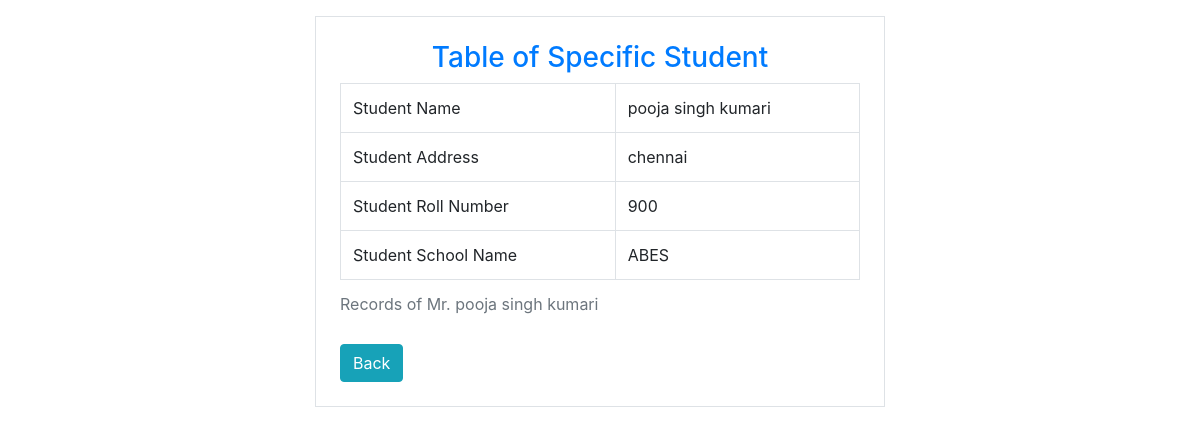
The app's page /stu/11 with its own data.
### poll/models.py (models this page shows)
class StudentModel(models.Model):
    name = models.CharField(max_length=20)
    address = models.CharField(max_length=20)
    roll = models.IntegerField()
    school_Name = models.CharField(max_length=20)

### poll/views.py (the view)
# urls.py: path('stu/<int:id>', views.get_student, name="student-data"),
def get_student(request, id):
    try:
        dt = StudentModel.objects.get(pk = id)
    except StudentModel.DoesNotExist as err:
        a = """<a href="/">Home</a>"""
        return HttpResponse(f"{err} <br> <br> Back to {a}")
    return render(request, 'student.html', {'stu' : dt})

### poll/templates/student.html (shortened to what this page needs)
<!DOCTYPE html>
<html lang="en">
<head>
    <link rel="stylesheet" href="https://cdn.jsdelivr.net/npm/bootstrap@4.0.0/dist/css/bootstrap.min.css">
</head>
<body>
    <div class="container">
        <div class="row">
            <div class="col-6 offset-3 border border-2 p-4 mt-3">
                <h3 class="text text-center text-primary">Table of Specific Student</h3>
                <table class="table table-bordered table-lg">
                    <caption>Records of Mr. {{stu.name}}</caption>
                    <tr>
                        <td>Student Name</td>
                        <td>{{stu.name}}</td>
                    </tr>
                    <tr>
                        <td>Student Address</td>
                        <td>{{stu.address}}</td>
                    </tr>
                    <tr>
                        <td>Student Roll Number</td>
                        <td>{{stu.roll}}</td>
                    </tr>
                    <tr>
                        <td>Student School Name</td>
                        <td>{{stu.school_Name}}</td>
                    </tr>
                </table>
                <a class="btn btn-info" href="{% url "home-view" %}">Back</a>
            </div>
        </div>
    </div>
</body>
</html>

### records on screen
StudentModel: name "pooja singh kumari", address "chennai", roll "900", school_Name "ABES"
